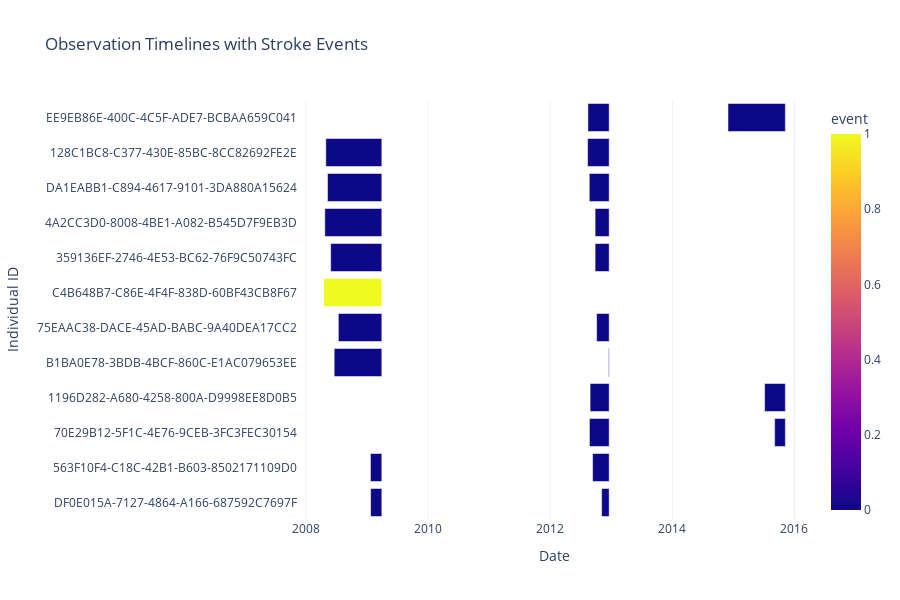

This figure's notebook cell:
### Markdown cell above
#### Visualization of time at risk

### Code cell
# Get unique IDs
unique_ids = df['individual_id'].drop_duplicates()

# Adjust sample size to the number of available individuals
sample_size = min(12, len(unique_ids))

# Take sample safely
sample_ids = unique_ids.sample(sample_size, random_state=42)

# Filter dataset for those individuals
df_sample = df[df['individual_id'].isin(sample_ids)]

# ---------------------------------------------------------------------------
# Create timeline visualization
fig = px.timeline(
    df_sample,
    x_start="start_date",
    x_end="end_date",
    y="individual_id",
    color="event",
    color_discrete_map={0: "skyblue", 1: "red"},
    title="Observation Timelines with Stroke Events",
)

# Update layout
fig.update_yaxes(title="Individual ID", categoryorder="total ascending")
fig.update_xaxes(title="Date")
fig.update_layout(
    legend_title_text="Stroke Event (1=Yes, 0=No)",
    template="plotly_white",
    height=600,
)

# Save (Plotly)
fig.write_image(
    "D:/APHRC/GoogleDrive_ii/stata_do_files/madiva/stroke_work/visualization/observation_timelines_Nairobi.png",
    scale=3  # improves resolution for presentations
)
fig.show()

### Figure 1 — Plotly figure (JSON) as saved in the notebook; plotly's stock layout.template omitted (floating-point values rounded to 4 significant figures)
{"data": [{"base": ["2012-08-27T00:00:00.000000000", "2015-07-07T00:00:00.000000000", "2008-04-29T00:00:00.000000000", "2012-08-12T00:00:00.000000000", "2008-05-28T00:00:00.000000000", "2012-09-26T00:00:00.000000000", "2008-04-23T00:00:00.000000000", "2012-09-26T00:00:00.000000000", "2009-01-21T00:00:00.000000000", "2012-09-11T00:00:00.000000000", "2012-08-23T00:00:00.000000000", "2015-09-05T00:00:00.000000000", "2008-07-13T00:00:00.000000000", "2012-10-05T00:00:00.000000000", "2008-06-18T00:00:00.000000000", "2012-12-15T00:00:00.000000000", "2008-04-16T00:00:00.000000000", "2008-05-09T00:00:00.000000000", "2012-08-22T00:00:00.000000000", "2009-01-22T00:00:00.000000000", "2012-11-04T00:00:00.000000000", "2012-08-14T00:00:00.000000000", "2014-11-30T00:00:00.000000000"], "hovertemplate": "start_date=%{base}<br>end_date=%{x}<br>individual_id=%{y}<br>event=%{marker.color}<extra></extra>", "legendgroup": "", "marker": {"color": [0, 0, 0, 0, 0, 0, 0, 0, 0, 0, 0, 0, 0, 0, 0, 0, 1, 0, 0, 0, 0, 0, 0], "coloraxis": "coloraxis", "pattern": {"shape": ""}}, "name": "", "orientation": "h", "showlegend": false, "textposition": "auto", "type": "bar", "x": [9849600000, 10713600000, 28944000000, 11145600000, 26438400000, 7257600000, 29462400000, 7257600000, 5875200000, 8553600000, 10195200000, 5529600000, 22464000000, 6480000000, 24624000000, 345600000, 30067200000, 28080000000, 10281600000, 5788800000, 3888000000, 10972800000, 29635200000], "xaxis": "x", "y": ["1196D282-A680-4258-800A-D9998EE8D0B5", "1196D282-A680-4258-800A-D9998EE8D0B5", "128C1BC8-C377-430E-85BC-8CC82692FE2E", "128C1BC8-C377-430E-85BC-8CC82692FE2E", "359136EF-2746-4E53-BC62-76F9C50743FC", "359136EF-2746-4E53-BC62-76F9C50743FC", "4A2CC3D0-8008-4BE1-A082-B545D7F9EB3D", "4A2CC3D0-8008-4BE1-A082-B545D7F9EB3D", "563F10F4-C18C-42B1-B603-8502171109D0", "563F10F4-C18C-42B1-B603-8502171109D0", "70E29B12-5F1C-4E76-9CEB-3FC3FEC30154", "70E29B12-5F1C-4E76-9CEB-3FC3FEC30154", "75EAAC38-DACE-45AD-BABC-9A40DEA17CC2", "75EAAC38-DACE-45AD-BABC-9A40DEA17CC2", "B1BA0E78-3BDB-4BCF-860C-E1AC079653EE", "B1BA0E78-3BDB-4BCF-860C-E1AC079653EE", "C4B648B7-C86E-4F4F-838D-60BF43CB8F67", "DA1EABB1-C894-4617-9101-3DA880A15624", "DA1EABB1-C894-4617-9101-3DA880A15624", "DF0E015A-7127-4864-A166-687592C7697F", "DF0E015A-7127-4864-A166-687592C7697F", "EE9EB86E-400C-4C5F-ADE7-BCBAA659C041", "EE9EB86E-400C-4C5F-ADE7-BCBAA659C041"], "yaxis": "y"}], "layout": {"barmode": "overlay", "coloraxis": {"colorbar": {"title": {"text": "event"}}, "colorscale": [[0, "#0d0887"], [0.1111, "#46039f"], [0.2222, "#7201a8"], [0.3333, "#9c179e"], [0.4444, "#bd3786"], [0.5556, "#d8576b"], [0.6667, "#ed7953"], [0.7778, "#fb9f3a"], [0.8889, "#fdca26"], [1, "#f0f921"]]}, "height": 600, "legend": {"title": {"text": "Stroke Event (1=Yes, 0=No)"}, "tracegroupgap": 0}, "title": {"text": "Observation Timelines with Stroke Events"}, "xaxis": {"anchor": "y", "domain": [0, 1], "title": {"text": "Date"}, "type": "date"}, "yaxis": {"anchor": "x", "categoryorder": "total ascending", "domain": [0, 1], "title": {"text": "Individual ID"}}}}
